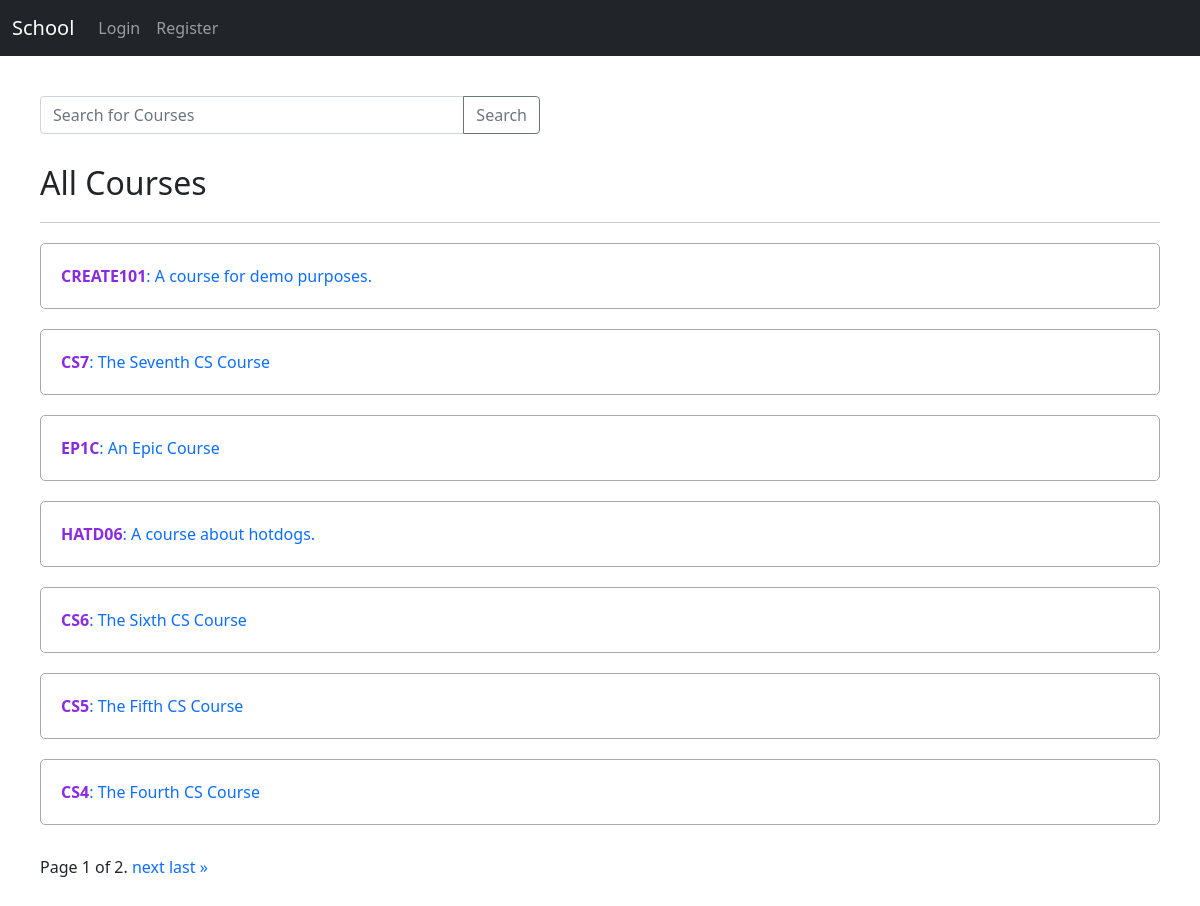
The page / on the database its author committed.
### school/models.py (models this page shows, shortened)
class Course(models.Model):
    timestamp = models.DateTimeField(auto_now_add=True)
    code = models.CharField(max_length=60, unique=True)
    title = models.CharField(max_length=255)
    teacher = models.ForeignKey(User, on_delete=models.CASCADE, related_name="teaching")
    students = models.ManyToManyField(User, related_name="attending", blank=True)

### school/views.py (the view)
# urls.py: path("", views.CourseListView.as_view(), name="index"),
class CourseListView(ListView):
    model = Course
    template_name = "school/course_list_base.html"
    context_object_name = "courses"
    paginate_by = 7
    def get_queryset(self, **kwargs):
        return Course.objects.all().order_by('-timestamp')

### school/templates/school/course_list_base.html (shortened to what this page needs)
{% extends "school/layout.html" %}
{% load static %}
{% block body %}
    {% block searchbar %}
        <form id="form-search" class="searchbar" action="{% url 'search' %}">
            <div class="input-group">
                <input id="input-search" name="q"type="text" class="form-control"  placeholder="Search for Courses" aria-label="Search for Courses" aria-describedby="btn-search">
                <button class="btn btn-outline-secondary" type="submit" id="btn-search">Search</button>
            </div>
        </form>
    {% endblock %}
    {% block page_header %}
        <h1 class="page-hdr">All Courses</h2>
        <hr>
    {% endblock %}
    {% if courses %}
        {% for course in page_obj %}
            <div class="course">
                <span class="course-title"><a href="{% url 'course-detail' course.code %}"><strong class="accent">{{ course.code }}</strong>: {{ course.title }}</a></span>
            </div>
        {% endfor %}
        {% block pagination %}
            {% if is_paginated %}
                <div class="pagination">
                    <span class="page-links">
                        <span class="page-current">
                            Page {{ page_obj.number }} of {{ page_obj.paginator.num_pages }}.
                        </span>
                        {% if page_obj.has_next %}
                            <a href="?page={{ page_obj.next_page_number }}">next</a>
                            <a href="?page={{ page_obj.paginator.num_pages }}">last &raquo;</a>
                        {% endif %}
                    </span>
                </div>
            {% endif %}
        {% endblock %}
    {% else %}
        <div class="course">No courses found.</div>
    {% endif %}
{% endblock %}

### school/templates/school/layout.html (shortened to what this page needs)
{% load static %}
<!DOCTYPE html>
<html lang="en">
<head>
    <link rel="stylesheet" href="{% static 'school/styles.css' %}">
    <link href="https://cdn.jsdelivr.net/npm/bootstrap@5.0.2/dist/css/bootstrap.min.css" rel="stylesheet">
</head>
<body>
    <nav class="navbar navbar-expand-lg navbar-dark bg-dark">
        <div class="container-fluid">
          <a class="navbar-brand" href="{% url 'index' %}">School</a>
          <div class="collapse navbar-collapse" id="navbarSupportedContent">
            <ul class="navbar-nav me-auto mb-2 mb-lg-0">
                {% if user.is_authenticated %}
                    <li class="nav-item">
                        <a class="nav-link {% block home_active %}{% endblock %}" href="{% url 'user-index' %}">
                            {{user.username}}
                        </a>
                    </li>
                    <li class="nav-item">
                        <a class="nav-link" href="{% url 'logout' %}">Logout</a>
                    </li>
                {% else %}
                    <li class="nav-item">
                        <a class="nav-link" href="{% url 'login' %}">Login</a>
                    </li>
                    <li class="nav-item">
                        <a class="nav-link" href="{% url 'register' %}">Register</a>
                    </li>
                {% endif %}
            </ul>
          </div>
        </div>
      </nav>
    <div id="body-container">
        {% block body %}
        {% endblock %}
    </div>
</body>
</html>

### school/static/school/styles.css (style rules this page uses)
* { box-sizing: border-box; margin: 0; padding: 0; }
#body-container { padding: 40px; }
.page-hdr { font-size: 2rem; margin-bottom: 20px; }
.course { border: 1px solid darkgray; border-radius: 5px; padding: 20px; margin-top: 20px; }
#form-search { max-width: 500px; }
.searchbar { margin-bottom: 30px; }
.accent { color: blueviolet; }
a:link { text-decoration: none; }
div.pagination { margin-top: 30px; }

### rows shown on the page
Course: code "CREATE101", title "A course for demo purposes."
Course: code "CS7", title "The Seventh CS Course"
Course: code "EP1C", title "An Epic Course"
Course: code "HATD06", title "A course about hotdogs."
Course: code "CS6", title "The Sixth CS Course"
Course: code "CS5", title "The Fifth CS Course"
Course: code "CS4", title "The Fourth CS Course"

### other values the page prints
{{ page_obj.number }} "1"
{{ page_obj.paginator.num_pages }} "2"
